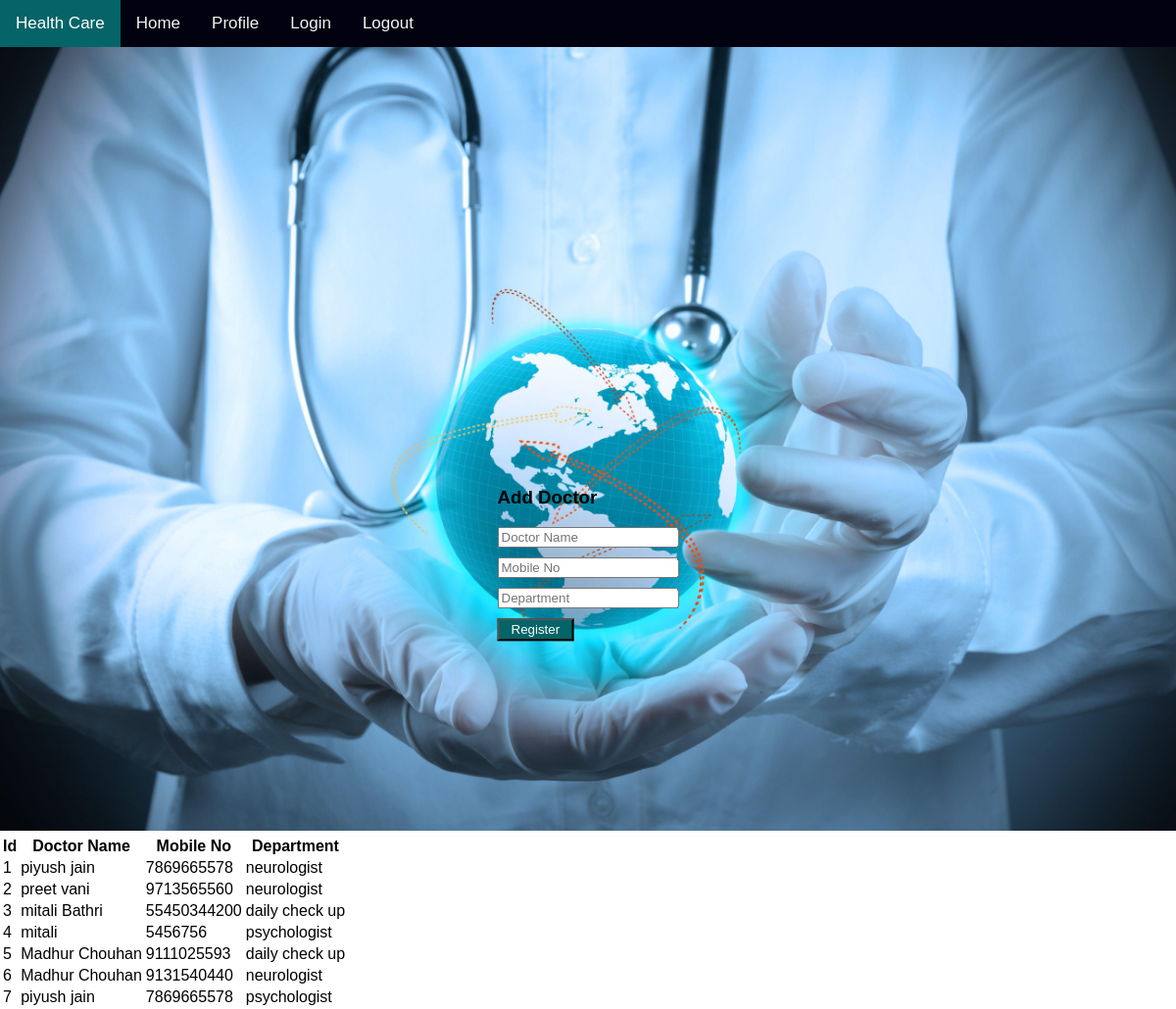
Screenshot of /doctor with the database file from the repository.
### models.py (models this page shows)
class Doctor(db.Model):
    doctorid = db.Column(db.Integer, primary_key=True)
    doctorName = db.Column(db.String(100), nullable=False)
    mobile = db.Column(db.Integer, nullable=False)
    department = db.Column(db.String(100), nullable=False)

### main.py (the view, shortened to what this page needs)
@main.route('/doctor', methods=['GET', 'POST'])
def doctor():
    alldoctor = Doctor.query.all()
    print(alldoctor)
    return render_template('doctor.html', alldoctor=alldoctor)

### templates/doctor.html (shortened to what this page needs)
{% extends "base.html" %}
{% block css %}
  <link href="{{ url_for('static', filename='css/base.css') }}" rel="stylesheet">
{% endblock %}
{% block content %}
    <img src="{{url_for('static',filename='patient.jpg') }}"style=" width:100%;">
    <div style="
    position: absolute;
    top: 55%;
    left: 50%;
    -ms-transform: translate(-50%, -50%);
    transform: translate(-50%, -50%);">
        <h3>Add Doctor</h3>
        <form method="POST" action="/doctor">
            <div class="field">
                <div style="margin-bottom: 10px;">
                    <input class="input is-large" type="text" name="doctorName" placeholder="Doctor Name">
                </div>
            </div>
            <div class="field">
                <div style="margin-bottom: 10px;">
                    <input class="input is-large" type="number" name="mobile" placeholder="Mobile No">
                </div>
            </div>
            <div class="field">
                <div style="margin-bottom: 10px;">
                    <input class="input is-large" type="text" name="department" placeholder="Department">
                </div>
            </div>
            <div class="row">
                <button style="background-color: #056467; color: white;"><input type="submit" value="Register" style="background-color: #056467; color: white; border: none;"/></button>
            </div>
        </form>
    </div>
    {% if alldoctor|length==0 %}
          <p style="font-size:medium; padding-left:20px;">No Records</p>
        {% else %}
            <table id="customers">
                <tr>
                    <th scope="col">Id</th>
                    <th scope="col">Doctor Name</th>
                    <th scope="col">Mobile No</th>
                    <th scope="col">Department</th>
                </tr>
    {% for doctors in alldoctor %}
        <tr>
            <td scope="row">{{loop.index}}</td>
            <td>{{doctors.doctorName}}</td>
            <td>{{doctors.mobile}}</td>
            <td>{{doctors.department}}</td>
    {% endfor %}
    {% endif %}
        </tr>
      </table>
{% endblock %}

### templates/base.html (shortened to what this page needs)
<!DOCTYPE html>
<html lang="en">
<head>
    {% block css %}{% endblock %}
</head>
<body>
    <div class="topnav">
        <nav>
            <a class="active">Health Care</a>
            <a href="{{ url_for('main.index') }}" class="navbar-item">
                Home
            </a>
            {% if current_user.id !=1 %}
              <a href="{{ url_for('main.profile') }}" class="navbar-item">
                Profile
              </a>
            {% endif %}
            <a href="{{ url_for('auth.login') }}" class="navbar-item">
                Login
            </a>
            <a href="{{ url_for('auth.logout') }}" class="navbar-item">
                Logout
            </a>
        </nav>
    </div>
    <div class="hero-body">
        <div class="container has-text-centered">
            {% block content %}{% endblock %}
        </div>
    </div>
</body>
</html>

### templates/base.html (style rules this page uses)
body { margin: 0; font-family: Arial, Helvetica, sans-serif; }
.topnav { overflow: hidden; background-color: rgb(1, 1, 16); }
.topnav a { float: left; color: #f2f2f2; text-align: center; padding: 14px 16px; text-decoration: none; font-size: 17px; }
.topnav a.active { background-color: #056467; color: white; }

### rows the page displays
Doctor: doctorName "piyush jain", mobile "7869665578", department "neurologist"
Doctor: doctorName "preet vani", mobile "9713565560", department "neurologist"
Doctor: doctorName "mitali Bathri", mobile "55450344200", department "daily check up"
Doctor: doctorName "mitali", mobile "5456756", department "psychologist"
Doctor: doctorName "Madhur Chouhan", mobile "9111025593", department "daily check up"
Doctor: doctorName "Madhur Chouhan", mobile "9131540440", department "neurologist"
Doctor: doctorName "piyush jain", mobile "7869665578", department "psychologist"
